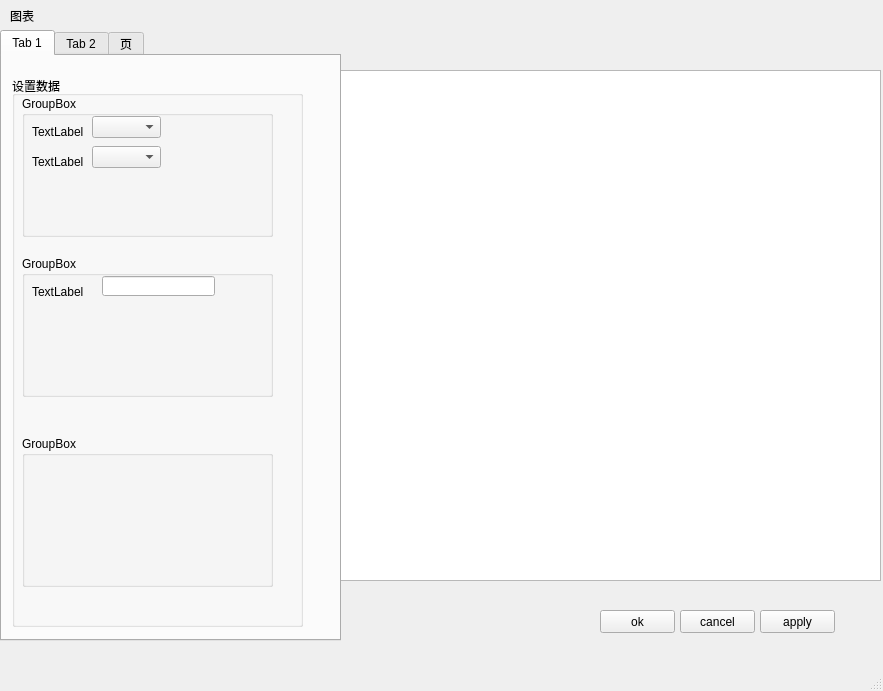
<?xml version="1.0" encoding="UTF-8"?>
<ui version="4.0">
 <class>CFileTable</class>
 <widget class="QMainWindow" name="CFileTable">
  <property name="geometry">
   <rect>
    <x>0</x>
    <y>0</y>
    <width>883</width>
    <height>691</height>
   </rect>
  </property>
  <property name="windowTitle">
   <string>MainWindow</string>
  </property>
  <widget class="QWidget" name="centralwidget">
   <widget class="QTableView" name="tableView">
    <property name="geometry">
     <rect>
      <x>340</x>
      <y>70</y>
      <width>541</width>
      <height>511</height>
     </rect>
    </property>
   </widget>
   <widget class="QTabWidget" name="tabWidget">
    <property name="geometry">
     <rect>
      <x>0</x>
      <y>30</y>
      <width>341</width>
      <height>611</height>
     </rect>
    </property>
    <property name="currentIndex">
     <number>0</number>
    </property>
    <widget class="QWidget" name="tab">
     <attribute name="title">
      <string>Tab 1</string>
     </attribute>
     <widget class="QGroupBox" name="groupBox_4">
      <property name="geometry">
       <rect>
        <x>10</x>
        <y>20</y>
        <width>291</width>
        <height>551</height>
       </rect>
      </property>
      <property name="title">
       <string>设置数据</string>
      </property>
      <widget class="QGroupBox" name="groupBox">
       <property name="geometry">
        <rect>
         <x>10</x>
         <y>20</y>
         <width>251</width>
         <height>141</height>
        </rect>
       </property>
       <property name="title">
        <string>GroupBox</string>
       </property>
       <widget class="QComboBox" name="comboBox">
        <property name="geometry">
         <rect>
          <x>70</x>
          <y>20</y>
          <width>69</width>
          <height>22</height>
         </rect>
        </property>
       </widget>
       <widget class="QComboBox" name="comboBox_2">
        <property name="geometry">
         <rect>
          <x>70</x>
          <y>50</y>
          <width>69</width>
          <height>22</height>
         </rect>
        </property>
       </widget>
       <widget class="QLabel" name="label">
        <property name="geometry">
         <rect>
          <x>10</x>
          <y>30</y>
          <width>54</width>
          <height>12</height>
         </rect>
        </property>
        <property name="text">
         <string>TextLabel</string>
        </property>
       </widget>
       <widget class="QLabel" name="label_2">
        <property name="geometry">
         <rect>
          <x>10</x>
          <y>60</y>
          <width>54</width>
          <height>12</height>
         </rect>
        </property>
        <property name="text">
         <string>TextLabel</string>
        </property>
       </widget>
      </widget>
      <widget class="QGroupBox" name="groupBox_2">
       <property name="geometry">
        <rect>
         <x>10</x>
         <y>180</y>
         <width>251</width>
         <height>141</height>
        </rect>
       </property>
       <property name="title">
        <string>GroupBox</string>
       </property>
       <widget class="QLabel" name="label_7">
        <property name="geometry">
         <rect>
          <x>10</x>
          <y>30</y>
          <width>54</width>
          <height>12</height>
         </rect>
        </property>
        <property name="text">
         <string>TextLabel</string>
        </property>
       </widget>
       <widget class="QLineEdit" name="lineEdit">
        <property name="geometry">
         <rect>
          <x>80</x>
          <y>20</y>
          <width>113</width>
          <height>20</height>
         </rect>
        </property>
       </widget>
      </widget>
      <widget class="QGroupBox" name="groupBox_3">
       <property name="geometry">
        <rect>
         <x>10</x>
         <y>360</y>
         <width>251</width>
         <height>151</height>
        </rect>
       </property>
       <property name="title">
        <string>GroupBox</string>
       </property>
      </widget>
     </widget>
    </widget>
    <widget class="QWidget" name="tab_2">
     <attribute name="title">
      <string>Tab 2</string>
     </attribute>
     <widget class="QKeySequenceEdit" name="keySequenceEdit">
      <property name="geometry">
       <rect>
        <x>10</x>
        <y>30</y>
        <width>113</width>
        <height>20</height>
       </rect>
      </property>
     </widget>
     <widget class="QListWidget" name="listWidget">
      <property name="geometry">
       <rect>
        <x>10</x>
        <y>50</y>
        <width>321</width>
        <height>281</height>
       </rect>
      </property>
     </widget>
     <widget class="QGroupBox" name="groupBox_5">
      <property name="geometry">
       <rect>
        <x>0</x>
        <y>340</y>
        <width>331</width>
        <height>111</height>
       </rect>
      </property>
      <property name="title">
       <string/>
      </property>
      <widget class="QLabel" name="label_3">
       <property name="geometry">
        <rect>
         <x>10</x>
         <y>10</y>
         <width>54</width>
         <height>12</height>
        </rect>
       </property>
       <property name="text">
        <string>TextLabel</string>
       </property>
      </widget>
      <widget class="QCheckBox" name="checkBox">
       <property name="geometry">
        <rect>
         <x>10</x>
         <y>40</y>
         <width>71</width>
         <height>16</height>
        </rect>
       </property>
       <property name="text">
        <string>CheckBox</string>
       </property>
      </widget>
      <widget class="QLineEdit" name="lineEdit_2">
       <property name="geometry">
        <rect>
         <x>80</x>
         <y>10</y>
         <width>241</width>
         <height>20</height>
        </rect>
       </property>
      </widget>
      <widget class="QToolButton" name="toolButton">
       <property name="geometry">
        <rect>
         <x>10</x>
         <y>60</y>
         <width>37</width>
         <height>18</height>
        </rect>
       </property>
       <property name="text">
        <string>...</string>
       </property>
      </widget>
      <widget class="QLineEdit" name="lineEdit_3">
       <property name="geometry">
        <rect>
         <x>80</x>
         <y>60</y>
         <width>241</width>
         <height>20</height>
        </rect>
       </property>
      </widget>
     </widget>
    </widget>
    <widget class="QWidget" name="tab_3">
     <attribute name="title">
      <string>页</string>
     </attribute>
     <widget class="QTableWidget" name="tableWidget">
      <property name="geometry">
       <rect>
        <x>0</x>
        <y>10</y>
        <width>331</width>
        <height>521</height>
       </rect>
      </property>
     </widget>
    </widget>
   </widget>
   <widget class="QPushButton" name="pushButton_3">
    <property name="geometry">
     <rect>
      <x>600</x>
      <y>610</y>
      <width>75</width>
      <height>23</height>
     </rect>
    </property>
    <property name="text">
     <string>ok</string>
    </property>
   </widget>
   <widget class="QPushButton" name="pushButton_4">
    <property name="geometry">
     <rect>
      <x>760</x>
      <y>610</y>
      <width>75</width>
      <height>23</height>
     </rect>
    </property>
    <property name="text">
     <string>apply</string>
    </property>
   </widget>
   <widget class="QPushButton" name="pushButton_5">
    <property name="geometry">
     <rect>
      <x>680</x>
      <y>610</y>
      <width>75</width>
      <height>23</height>
     </rect>
    </property>
    <property name="text">
     <string>cancel</string>
    </property>
   </widget>
   <widget class="QLabel" name="label_4">
    <property name="geometry">
     <rect>
      <x>10</x>
      <y>0</y>
      <width>71</width>
      <height>31</height>
     </rect>
    </property>
    <property name="text">
     <string>图表</string>
    </property>
   </widget>
  </widget>
  <widget class="QMenuBar" name="menubar">
   <property name="geometry">
    <rect>
     <x>0</x>
     <y>0</y>
     <width>883</width>
     <height>23</height>
    </rect>
   </property>
  </widget>
  <widget class="QStatusBar" name="statusbar"/>
 </widget>
 <resources/>
 <connections/>
</ui>
